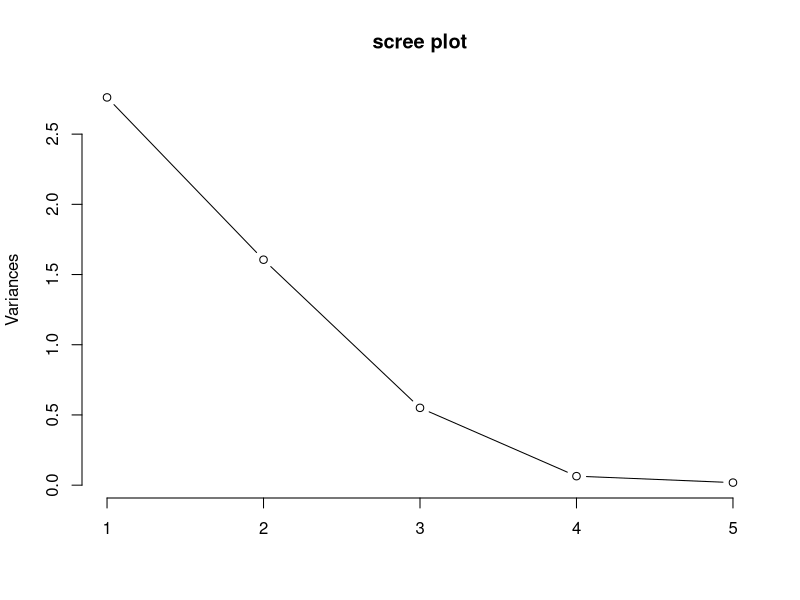
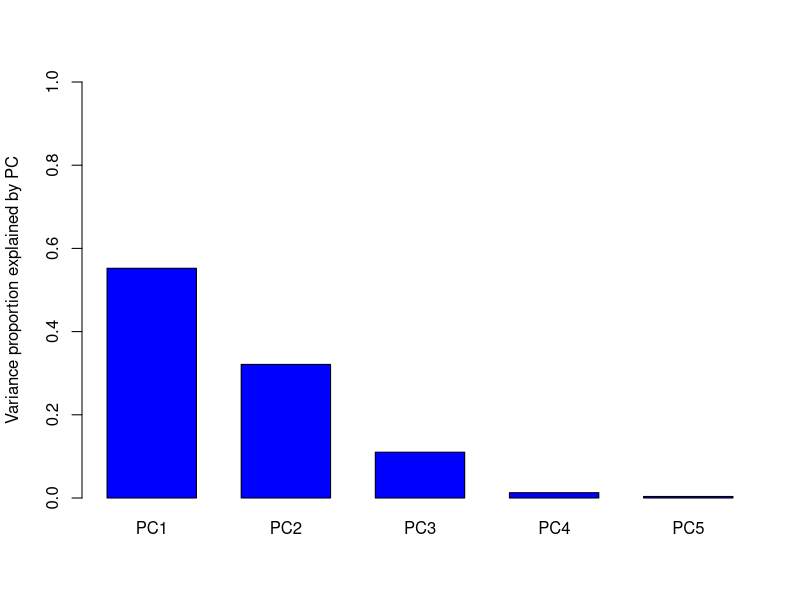

Write the R code that produced these figures, in order.
# ch04_ex12_pca.R
# ch4.5 principal component - proportion of variance

# ex4.12

# load data
# specify `fileEncoding` argument if needed
dat2 <- read.csv("data/ch4_dat2.csv", fileEncoding = "euc-kr")

# covert data frame to matrix
x <- as.matrix(dat2[, 2:6])

# correlation matrix
round(cor(x), 3)

# principal component analysis with centering and scaling
pca_fit <- prcomp(x, center = TRUE, scale. = TRUE)
pca_fit

# eigenvalue of cor(x)
pca_var <- pca_fit$sdev^2
pca_var

# scree plot : to choose the number of components
screeplot(pca_fit, type = "lines", main = "scree plot")

# bar plot of variance proportion explained by each PC
rate_var <- pca_var / sum(pca_var)
rate_var
categories <- c("PC1", "PC2", "PC3", "PC4", "PC5")
barplot(rate_var,
  names.arg = categories, cex.axis = 1,
  ylab = "Variance proportion explained by PC",
  col = "blue", space = 0.5, width = 1, ylim = c(0, 1)
)
